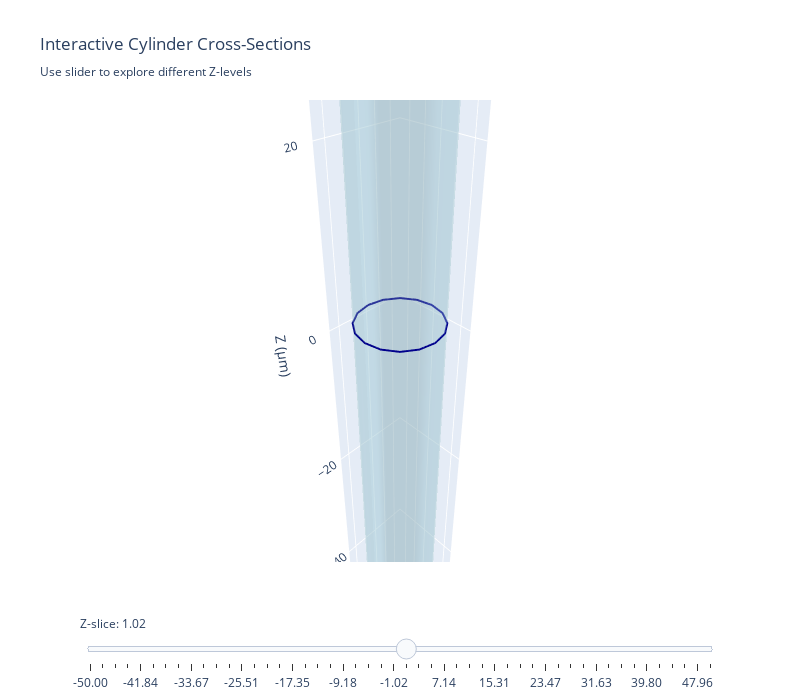

The cell this chart's notebook holds for it:
### Markdown cell above
## Interactive Cross-Section Exploration

Now let's explore the internal structure using interactive slicing:

### Code cell
# Interactive slice view of the cylinder
fig_cylinder_slice = visualize_mesh_slice_interactive(
    cylinder,
    title="Interactive Cylinder Cross-Sections",
    slice_color="darkblue",
    mesh_color="lightblue",
    mesh_opacity=0.3
)
fig_cylinder_slice.show()
